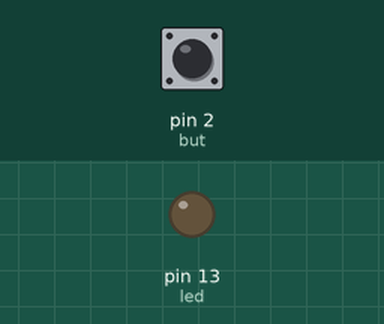
This sketch was run on a simulated Arduino Uno, built with avr-gcc and run on an emulated ATmega328P. On the bench: output pins drawn as LEDs (lit = HIGH). Inputs (shaded band) come from the test bench; at power-on: pin 2 (but) LOW.

Above: at 1.2 s.
1.3 s: pin 2 (but) pulled HIGH for 0.15 s
At 1.37 s:
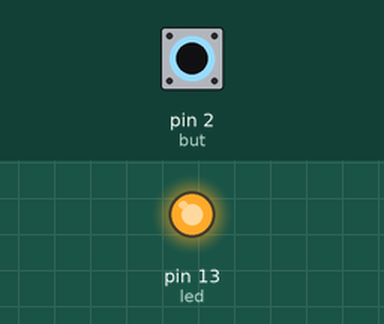
2.9 s: pin 2 (but) pulled HIGH for 3.2 s
At 6.7 s:
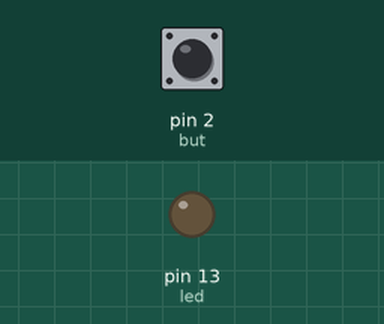
Timing chart, 0 to 8.2 s (numbered marks = the images above; inputs shaded):
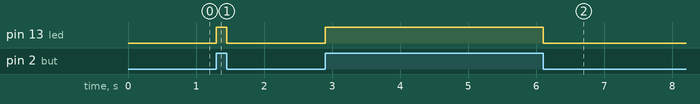

The sketch:

Code.ino
```cpp
int led = 13;
int but = 2;

void setup() {
  pinMode(led, OUTPUT);
  pinMode(but, INPUT);
}

void loop() {
  int pinState = digitalRead(but);
  if(pinState == HIGH)
{
  digitalWrite(led, HIGH); }
  else
  { digitalWrite(led, LOW); } }
```

Measured:
- after the input at 1.3 s, pin 13 (led): LOW → HIGH at once, → LOW 0.15 s later
- after the input at 2.9 s, pin 13 (led): LOW → HIGH at once, → LOW 3.2 s later
